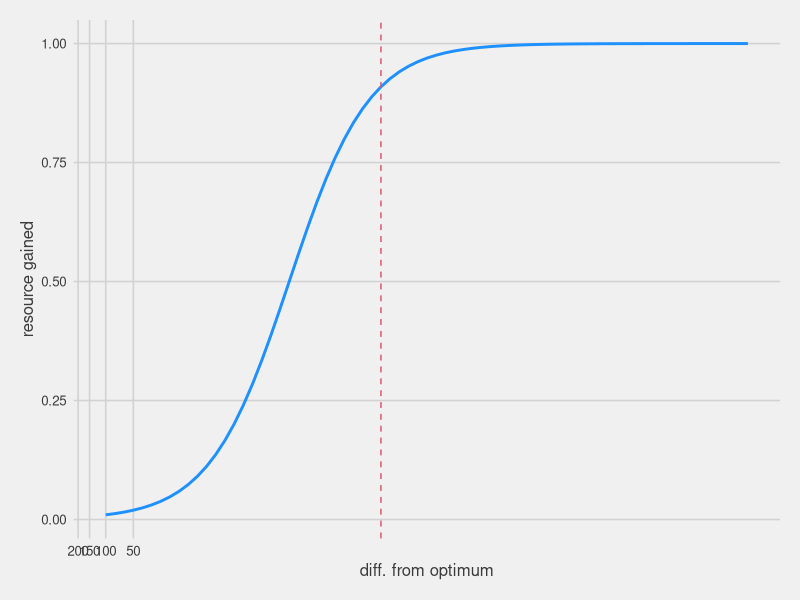
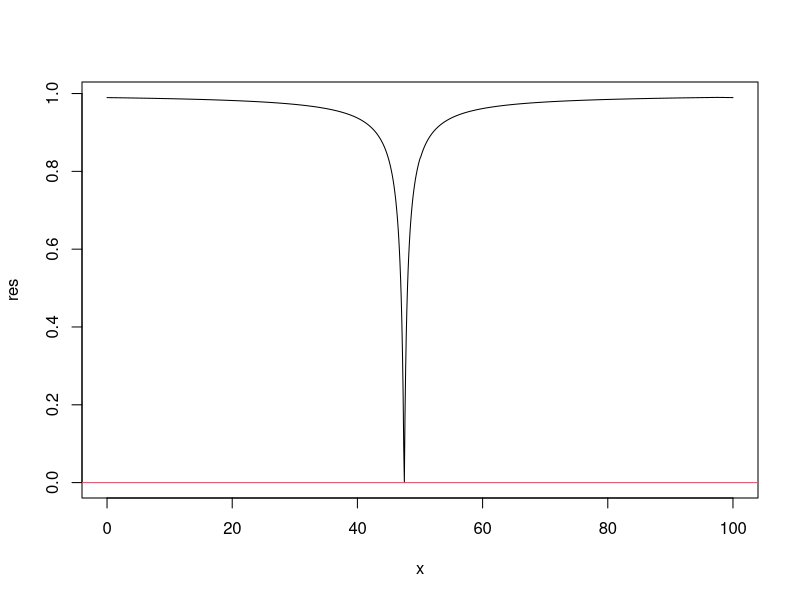

R code for these plots, in order:
#### code to show initial assumptions ####

# Code author Pratik Gupte
# PhD student
# MARM group, GELIFES-RUG, NL
# Contact p.r.gupte@rug.nl

#### load libs ####

library(ggplot2)
# reverse log trans func
library("scales")
reverselog_trans <- function(base = exp(1)) {
  trans <- function(x) -log(x, base)
  inv <- function(x) base^(-x)
  trans_new(paste0("reverselog-", format(base)), trans, inv, 
            log_breaks(base = base), 
            domain = c(1e-100, Inf))
}

# themes
library(ggthemes)

#### prep resource ~ distance plot ####

div = 10^seq(-5,2,0.1)
a = 1/(1+(div))

# energy as a function of distance from peak
ggplot()+
  geom_path(aes(x = div, y = a), col = "dodgerblue", size = 1)+
  geom_vline(xintercept = c(0.1), col = 2, lty = 2)+
  scale_x_continuous(trans = reverselog_trans(10))+
  theme_fivethirtyeight()+
  theme(axis.title = element_text())+
  labs(x = "diff. from optimum", y = "resource gained")

#### looking at continuous agent depletion ####
# is the distribution wrapped?
x = seq(0,100,0.1)
maxland = 100
pos = 95
point1 = 5
point2 = 85
# this is the distance on a ring
diffpos = matrix(c(abs(x - pos), maxland - abs(x - pos)),ncol = 2, byrow = T)
distonring = apply(diffpos, 1, min)
dep = (1/(1+(distonring)))
res = 1 - dep
plot(x, res, type = "l")
abline(h = 0, col = 2)
